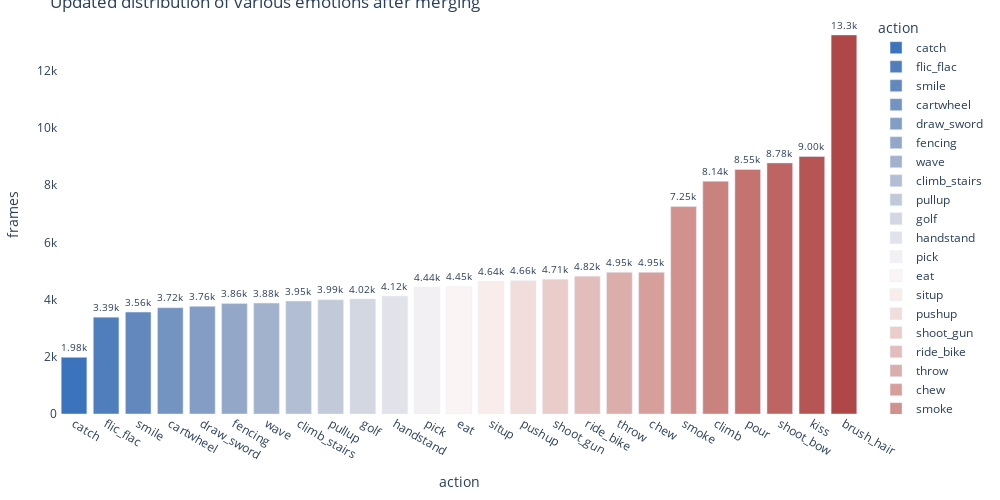

The cell this chart's notebook holds for it:
### Code cell
fig = px.bar(action_counts, x='action', y='frames', text='frames',
             color ='action', color_discrete_sequence=pal_vi)

fig.update_traces(texttemplate='%{text:.3s}', textposition='outside')
fig.update_layout({'plot_bgcolor': 'white',
                   'paper_bgcolor': 'white'})

fig.update_layout(width=1000, height=500,
                  margin = dict(t=15, l=15, r=15, b=15))
fig.update_layout(
    title=dict(text="Updated distribution of various emotions after merging")
)
fig.show()
fig.write_image(f'action_grouping_bar.jpeg',scale=10)

### Figure 1 — Plotly figure (JSON) as saved in the notebook; plotly's stock layout.template omitted (floating-point values rounded to 4 significant figures)
{"data": [{"alignmentgroup": "True", "hovertemplate": "action=%{x}<br>frames=%{text}<extra></extra>", "legendgroup": "catch", "marker": {"color": "#3b73bc", "pattern": {"shape": ""}}, "name": "catch", "offsetgroup": "catch", "orientation": "v", "showlegend": true, "text": [1981], "textposition": "outside", "texttemplate": "%{text:.3s}", "type": "bar", "x": ["catch"], "xaxis": "x", "y": [1981], "yaxis": "y"}, {"alignmentgroup": "True", "hovertemplate": "action=%{x}<br>frames=%{text}<extra></extra>", "legendgroup": "flic_flac", "marker": {"color": "#507ebc", "pattern": {"shape": ""}}, "name": "flic_flac", "offsetgroup": "flic_flac", "orientation": "v", "showlegend": true, "text": [3386], "textposition": "outside", "texttemplate": "%{text:.3s}", "type": "bar", "x": ["flic_flac"], "xaxis": "x", "y": [3386], "yaxis": "y"}, {"alignmentgroup": "True", "hovertemplate": "action=%{x}<br>frames=%{text}<extra></extra>", "legendgroup": "smile", "marker": {"color": "#6288bd", "pattern": {"shape": ""}}, "name": "smile", "offsetgroup": "smile", "orientation": "v", "showlegend": true, "text": [3562], "textposition": "outside", "texttemplate": "%{text:.3s}", "type": "bar", "x": ["smile"], "xaxis": "x", "y": [3562], "yaxis": "y"}, {"alignmentgroup": "True", "hovertemplate": "action=%{x}<br>frames=%{text}<extra></extra>", "legendgroup": "cartwheel", "marker": {"color": "#7393c0", "pattern": {"shape": ""}}, "name": "cartwheel", "offsetgroup": "cartwheel", "orientation": "v", "showlegend": true, "text": [3716], "textposition": "outside", "texttemplate": "%{text:.3s}", "type": "bar", "x": ["cartwheel"], "xaxis": "x", "y": [3716], "yaxis": "y"}, {"alignmentgroup": "True", "hovertemplate": "action=%{x}<br>frames=%{text}<extra></extra>", "legendgroup": "draw_sword", "marker": {"color": "#839dc4", "pattern": {"shape": ""}}, "name": "draw_sword", "offsetgroup": "draw_sword", "orientation": "v", "showlegend": true, "text": [3763], "textposition": "outside", "texttemplate": "%{text:.3s}", "type": "bar", "x": ["draw_sword"], "xaxis": "x", "y": [3763], "yaxis": "y"}, {"alignmentgroup": "True", "hovertemplate": "action=%{x}<br>frames=%{text}<extra></extra>", "legendgroup": "fencing", "marker": {"color": "#93a8c8", "pattern": {"shape": ""}}, "name": "fencing", "offsetgroup": "fencing", "orientation": "v", "showlegend": true, "text": [3861], "textposition": "outside", "texttemplate": "%{text:.3s}", "type": "bar", "x": ["fencing"], "xaxis": "x", "y": [3861], "yaxis": "y"}, {"alignmentgroup": "True", "hovertemplate": "action=%{x}<br>frames=%{text}<extra></extra>", "legendgroup": "wave", "marker": {"color": "#a2b2cd", "pattern": {"shape": ""}}, "name": "wave", "offsetgroup": "wave", "orientation": "v", "showlegend": true, "text": [3876], "textposition": "outside", "texttemplate": "%{text:.3s}", "type": "bar", "x": ["wave"], "xaxis": "x", "y": [3876], "yaxis": "y"}, {"alignmentgroup": "True", "hovertemplate": "action=%{x}<br>frames=%{text}<extra></extra>", "legendgroup": "climb_stairs", "marker": {"color": "#b2bed3", "pattern": {"shape": ""}}, "name": "climb_stairs", "offsetgroup": "climb_stairs", "orientation": "v", "showlegend": true, "text": [3946], "textposition": "outside", "texttemplate": "%{text:.3s}", "type": "bar", "x": ["climb_stairs"], "xaxis": "x", "y": [3946], "yaxis": "y"}, {"alignmentgroup": "True", "hovertemplate": "action=%{x}<br>frames=%{text}<extra></extra>", "legendgroup": "pullup", "marker": {"color": "#c2cada", "pattern": {"shape": ""}}, "name": "pullup", "offsetgroup": "pullup", "orientation": "v", "showlegend": true, "text": [3993], "textposition": "outside", "texttemplate": "%{text:.3s}", "type": "bar", "x": ["pullup"], "xaxis": "x", "y": [3993], "yaxis": "y"}, {"alignmentgroup": "True", "hovertemplate": "action=%{x}<br>frames=%{text}<extra></extra>", "legendgroup": "golf", "marker": {"color": "#d2d7e1", "pattern": {"shape": ""}}, "name": "golf", "offsetgroup": "golf", "orientation": "v", "showlegend": true, "text": [4024], "textposition": "outside", "texttemplate": "%{text:.3s}", "type": "bar", "x": ["golf"], "xaxis": "x", "y": [4024], "yaxis": "y"}, {"alignmentgroup": "True", "hovertemplate": "action=%{x}<br>frames=%{text}<extra></extra>", "legendgroup": "handstand", "marker": {"color": "#e2e3ea", "pattern": {"shape": ""}}, "name": "handstand", "offsetgroup": "handstand", "orientation": "v", "showlegend": true, "text": [4122], "textposition": "outside", "texttemplate": "%{text:.3s}", "type": "bar", "x": ["handstand"], "xaxis": "x", "y": [4122], "yaxis": "y"}, {"alignmentgroup": "True", "hovertemplate": "action=%{x}<br>frames=%{text}<extra></extra>", "legendgroup": "pick", "marker": {"color": "#f2f0f2", "pattern": {"shape": ""}}, "name": "pick", "offsetgroup": "pick", "orientation": "v", "showlegend": true, "text": [4437], "textposition": "outside", "texttemplate": "%{text:.3s}", "type": "bar", "x": ["pick"], "xaxis": "x", "y": [4437], "yaxis": "y"}, {"alignmentgroup": "True", "hovertemplate": "action=%{x}<br>frames=%{text}<extra></extra>", "legendgroup": "eat", "marker": {"color": "#faf5f4", "pattern": {"shape": ""}}, "name": "eat", "offsetgroup": "eat", "orientation": "v", "showlegend": true, "text": [4450], "textposition": "outside", "texttemplate": "%{text:.3s}", "type": "bar", "x": ["eat"], "xaxis": "x", "y": [4450], "yaxis": "y"}, {"alignmentgroup": "True", "hovertemplate": "action=%{x}<br>frames=%{text}<extra></extra>", "legendgroup": "situp", "marker": {"color": "#f8edeb", "pattern": {"shape": ""}}, "name": "situp", "offsetgroup": "situp", "orientation": "v", "showlegend": true, "text": [4638], "textposition": "outside", "texttemplate": "%{text:.3s}", "type": "bar", "x": ["situp"], "xaxis": "x", "y": [4638], "yaxis": "y"}, {"alignmentgroup": "True", "hovertemplate": "action=%{x}<br>frames=%{text}<extra></extra>", "legendgroup": "pushup", "marker": {"color": "#f1dddb", "pattern": {"shape": ""}}, "name": "pushup", "offsetgroup": "pushup", "orientation": "v", "showlegend": true, "text": [4661], "textposition": "outside", "texttemplate": "%{text:.3s}", "type": "bar", "x": ["pushup"], "xaxis": "x", "y": [4661], "yaxis": "y"}, {"alignmentgroup": "True", "hovertemplate": "action=%{x}<br>frames=%{text}<extra></extra>", "legendgroup": "shoot_gun", "marker": {"color": "#eacdcb", "pattern": {"shape": ""}}, "name": "shoot_gun", "offsetgroup": "shoot_gun", "orientation": "v", "showlegend": true, "text": [4708], "textposition": "outside", "texttemplate": "%{text:.3s}", "type": "bar", "x": ["shoot_gun"], "xaxis": "x", "y": [4708], "yaxis": "y"}, {"alignmentgroup": "True", "hovertemplate": "action=%{x}<br>frames=%{text}<extra></extra>", "legendgroup": "ride_bike", "marker": {"color": "#e3bdbb", "pattern": {"shape": ""}}, "name": "ride_bike", "offsetgroup": "ride_bike", "orientation": "v", "showlegend": true, "text": [4818], "textposition": "outside", "texttemplate": "%{text:.3s}", "type": "bar", "x": ["ride_bike"], "xaxis": "x", "y": [4818], "yaxis": "y"}, {"alignmentgroup": "True", "hovertemplate": "action=%{x}<br>frames=%{text}<extra></extra>", "legendgroup": "throw", "marker": {"color": "#dcaeab", "pattern": {"shape": ""}}, "name": "throw", "offsetgroup": "throw", "orientation": "v", "showlegend": true, "text": [4951], "textposition": "outside", "texttemplate": "%{text:.3s}", "type": "bar", "x": ["throw"], "xaxis": "x", "y": [4951], "yaxis": "y"}, {"alignmentgroup": "True", "hovertemplate": "action=%{x}<br>frames=%{text}<extra></extra>", "legendgroup": "chew", "marker": {"color": "#d69f9c", "pattern": {"shape": ""}}, "name": "chew", "offsetgroup": "chew", "orientation": "v", "showlegend": true, "text": [4951], "textposition": "outside", "texttemplate": "%{text:.3s}", "type": "bar", "x": ["chew"], "xaxis": "x", "y": [4951], "yaxis": "y"}, {"alignmentgroup": "True", "hovertemplate": "action=%{x}<br>frames=%{text}<extra></extra>", "legendgroup": "smoke", "marker": {"color": "#d1918e", "pattern": {"shape": ""}}, "name": "smoke", "offsetgroup": "smoke", "orientation": "v", "showlegend": true, "text": [7250], "textposition": "outside", "texttemplate": "%{text:.3s}", "type": "bar", "x": ["smoke"], "xaxis": "x", "y": [7250], "yaxis": "y"}, {"alignmentgroup": "True", "hovertemplate": "action=%{x}<br>frames=%{text}<extra></extra>", "legendgroup": "climb", "marker": {"color": "#ca827f", "pattern": {"shape": ""}}, "name": "climb", "offsetgroup": "climb", "orientation": "v", "showlegend": true, "text": [8137], "textposition": "outside", "texttemplate": "%{text:.3s}", "type": "bar", "x": ["climb"], "xaxis": "x", "y": [8137], "yaxis": "y"}, {"alignmentgroup": "True", "hovertemplate": "action=%{x}<br>frames=%{text}<extra></extra>", "legendgroup": "pour", "marker": {"color": "#c47371", "pattern": {"shape": ""}}, "name": "pour", "offsetgroup": "pour", "orientation": "v", "showlegend": true, "text": [8551], "textposition": "outside", "texttemplate": "%{text:.3s}", "type": "bar", "x": ["pour"], "xaxis": "x", "y": [8551], "yaxis": "y"}, {"alignmentgroup": "True", "hovertemplate": "action=%{x}<br>frames=%{text}<extra></extra>", "legendgroup": "shoot_bow", "marker": {"color": "#be6463", "pattern": {"shape": ""}}, "name": "shoot_bow", "offsetgroup": "shoot_bow", "orientation": "v", "showlegend": true, "text": [8777], "textposition": "outside", "texttemplate": "%{text:.3s}", "type": "bar", "x": ["shoot_bow"], "xaxis": "x", "y": [8777], "yaxis": "y"}, {"alignmentgroup": "True", "hovertemplate": "action=%{x}<br>frames=%{text}<extra></extra>", "legendgroup": "kiss", "marker": {"color": "#b75555", "pattern": {"shape": ""}}, "name": "kiss", "offsetgroup": "kiss", "orientation": "v", "showlegend": true, "text": [9001], "textposition": "outside", "texttemplate": "%{text:.3s}", "type": "bar", "x": ["kiss"], "xaxis": "x", "y": [9001], "yaxis": "y"}, {"alignmentgroup": "True", "hovertemplate": "action=%{x}<br>frames=%{text}<extra></extra>", "legendgroup": "brush_hair", "marker": {"color": "#af4647", "pattern": {"shape": ""}}, "name": "brush_hair", "offsetgroup": "brush_hair", "orientation": "v", "showlegend": true, "text": [13250], "textposition": "outside", "texttemplate": "%{text:.3s}", "type": "bar", "x": ["brush_hair"], "xaxis": "x", "y": [13250], "yaxis": "y"}], "layout": {"barmode": "relative", "height": 500, "legend": {"title": {"text": "action"}, "tracegroupgap": 0}, "margin": {"b": 15, "l": 15, "r": 15, "t": 15}, "paper_bgcolor": "white", "plot_bgcolor": "white", "title": {"text": "Updated distribution of various emotions after merging"}, "width": 1000, "xaxis": {"anchor": "y", "categoryarray": ["catch", "flic_flac", "smile", "cartwheel", "draw_sword", "fencing", "wave", "climb_stairs", "pullup", "golf", "handstand", "pick", "eat", "situp", "pushup", "shoot_gun", "ride_bike", "throw", "chew", "smoke", "climb", "pour", "shoot_bow", "kiss", "brush_hair"], "categoryorder": "array", "domain": [0, 1], "title": {"text": "action"}}, "yaxis": {"anchor": "x", "domain": [0, 1], "title": {"text": "frames"}}}}
